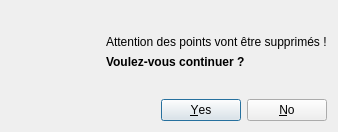
<?xml version="1.0" encoding="UTF-8"?>
<ui version="4.0">
 <author>Nicolas Szakacs</author>
 <class>Dialog</class>
 <widget class="QDialog" name="Dialog">
  <property name="windowModality">
   <enum>Qt::ApplicationModal</enum>
  </property>
  <property name="geometry">
   <rect>
    <x>0</x>
    <y>0</y>
    <width>338</width>
    <height>132</height>
   </rect>
  </property>
  <property name="windowTitle">
   <string>Confirmation</string>
  </property>
  <property name="windowIcon">
   <iconset resource="../resources.qrc">
    <normaloff>:/icon.png</normaloff>:/icon.png</iconset>
  </property>
  <layout class="QGridLayout" name="gridLayout">
   <item row="1" column="0">
    <widget class="QDialogButtonBox" name="buttonBox">
     <property name="cursor">
      <cursorShape>PointingHandCursor</cursorShape>
     </property>
     <property name="orientation">
      <enum>Qt::Horizontal</enum>
     </property>
     <property name="standardButtons">
      <set>QDialogButtonBox::No|QDialogButtonBox::Yes</set>
     </property>
     <property name="centerButtons">
      <bool>false</bool>
     </property>
    </widget>
   </item>
   <item row="0" column="0">
    <layout class="QHBoxLayout" name="horizontalLayout_2">
     <property name="topMargin">
      <number>0</number>
     </property>
     <item>
      <widget class="QLabel" name="logo_warning">
       <property name="minimumSize">
        <size>
         <width>72</width>
         <height>72</height>
        </size>
       </property>
       <property name="text">
        <string/>
       </property>
       <property name="pixmap">
        <pixmap>:/icons/icons8-warning-96.png</pixmap>
       </property>
      </widget>
     </item>
     <item>
      <layout class="QVBoxLayout" name="verticalLayout">
       <item>
        <spacer name="verticalSpacer_2">
         <property name="orientation">
          <enum>Qt::Vertical</enum>
         </property>
         <property name="sizeHint" stdset="0">
          <size>
           <width>20</width>
           <height>40</height>
          </size>
         </property>
        </spacer>
       </item>
       <item>
        <widget class="QLabel" name="titre_1">
         <property name="font">
          <font>
           <weight>50</weight>
           <bold>false</bold>
          </font>
         </property>
         <property name="text">
          <string>Attention des points vont être supprimés !</string>
         </property>
        </widget>
       </item>
       <item>
        <widget class="QLabel" name="titre_2">
         <property name="font">
          <font>
           <weight>75</weight>
           <bold>true</bold>
          </font>
         </property>
         <property name="text">
          <string>Voulez-vous continuer ?</string>
         </property>
        </widget>
       </item>
       <item>
        <spacer name="verticalSpacer_3">
         <property name="orientation">
          <enum>Qt::Vertical</enum>
         </property>
         <property name="sizeHint" stdset="0">
          <size>
           <width>20</width>
           <height>40</height>
          </size>
         </property>
        </spacer>
       </item>
      </layout>
     </item>
    </layout>
   </item>
  </layout>
 </widget>
 <connections>
  <connection>
   <sender>buttonBox</sender>
   <signal>accepted()</signal>
   <receiver>Dialog</receiver>
   <slot>accept()</slot>
   <hints>
    <hint type="sourcelabel">
     <x>248</x>
     <y>254</y>
    </hint>
    <hint type="destinationlabel">
     <x>157</x>
     <y>274</y>
    </hint>
   </hints>
  </connection>
  <connection>
   <sender>buttonBox</sender>
   <signal>rejected()</signal>
   <receiver>Dialog</receiver>
   <slot>reject()</slot>
   <hints>
    <hint type="sourcelabel">
     <x>316</x>
     <y>260</y>
    </hint>
    <hint type="destinationlabel">
     <x>286</x>
     <y>274</y>
    </hint>
   </hints>
  </connection>
 </connections>
</ui>
